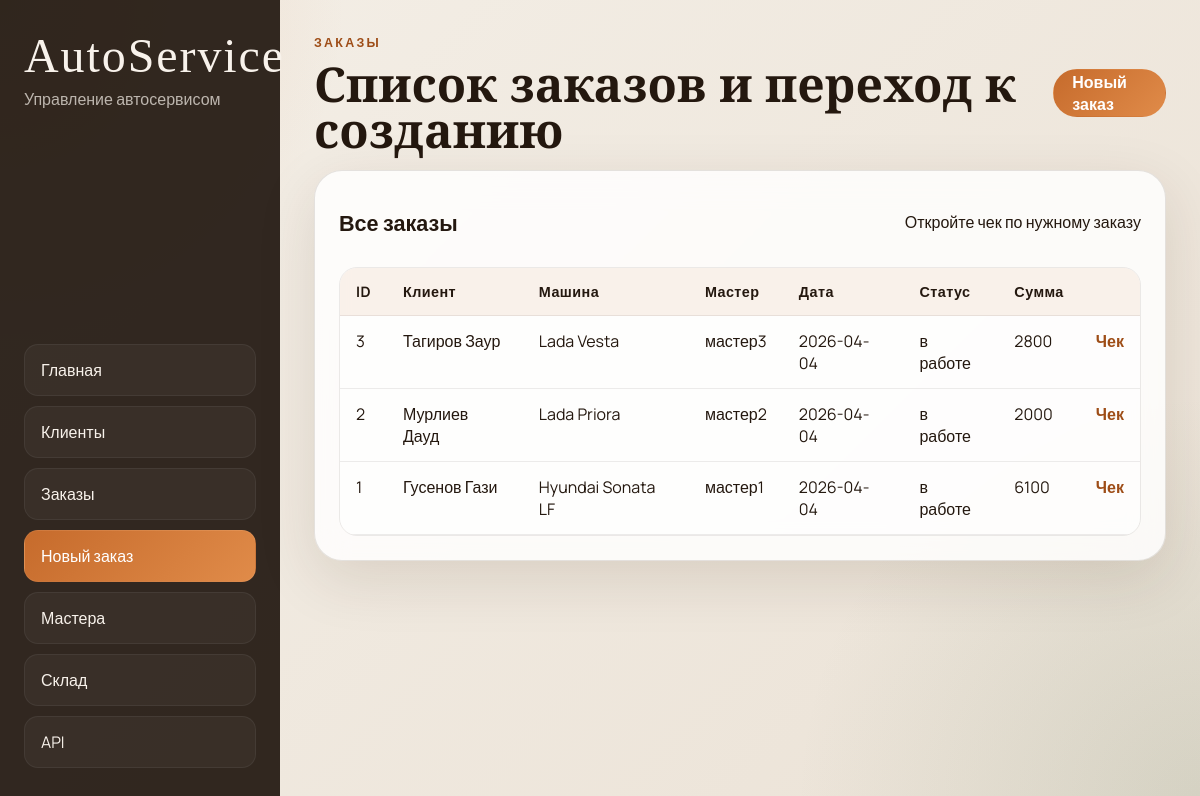
The page /orders on the database as committed earlier.
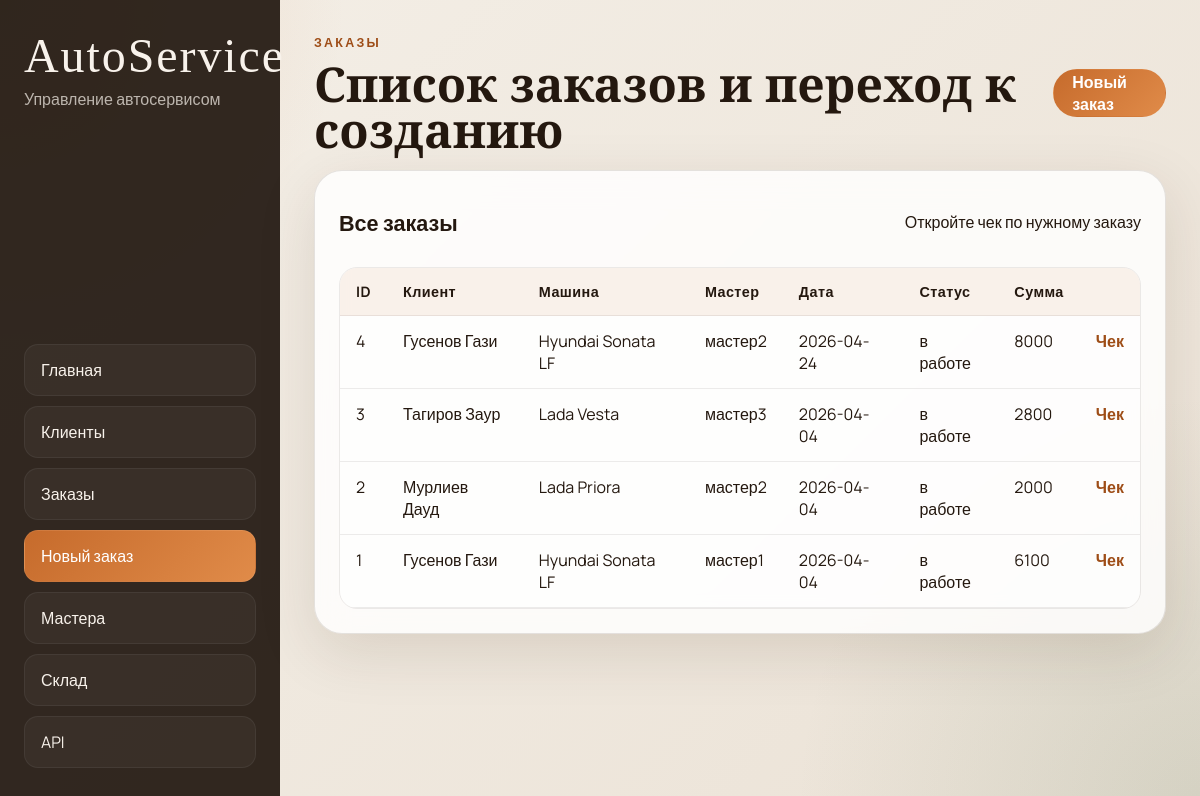
The same page on the database as committed later.
### tables this page shows
CREATE TABLE masters (
	master_id INTEGER PRIMARY KEY AUTOINCREMENT,
	master_name TEXT NOT NULL,
	phone_number varchar(11) NOT NULL UNIQUE,
	email TEXT UNIQUE,
	hire_date date DEFAULT CURRENT_DATE
	CONSTRAINT email_check CHECK(email like '%@%.%')
);

CREATE TABLE clients (
	client_id INTEGER PRIMARY KEY AUTOINCREMENT,
	full_name TEXT NOT NULL,
	phone_number VARCHAR(11) NOT NULL UNIQUE,
	email TEXT UNIQUE
	CONSTRAINT email_check CHECK(email like '%@%.%')
);

CREATE TABLE cars (
	car_id INTEGER PRIMARY KEY AUTOINCREMENT,
	client_id INTEGER,
	car_model TEXT NOT NULL,
	year INTEGER NOT NULL,
	vin VARCHAR(17) NOT NULL UNIQUE,
	FOREIGN KEY (client_id) REFERENCES clients(client_id) ON DELETE CASCADE
);

CREATE TABLE orders (
    order_id INTEGER PRIMARY KEY AUTOINCREMENT,
    car_id INTEGER,
    order_date TEXT DEFAULT (date('now')),
    status TEXT DEFAULT 'в работе',
    total_cost INTEGER DEFAULT 0,
	master_id INTEGER,
    FOREIGN KEY (car_id) REFERENCES cars(car_id),
	FOREIGN KEY (master_id) REFERENCES masters(master_id)
);

### autoservice/ui.py (the view)
@ui.route('/orders')
def orders_page():
    tables = get_tables()
    orders = db.session.execute(
        select(
            tables['orders'].c.order_id,
            tables['orders'].c.order_date,
            tables['orders'].c.status,
            tables['orders'].c.total_cost,
            tables['cars'].c.car_model,
            tables['clients'].c.full_name,
            tables['masters'].c.master_name,
        )
        .select_from(
            tables['orders']
            .join(tables['cars'], tables['orders'].c.car_id == tables['cars'].c.car_id)
            .join(tables['clients'], tables['cars'].c.client_id == tables['clients'].c.client_id)
            .outerjoin(tables['masters'], tables['orders'].c.master_id == tables['masters'].c.master_id)
        )
        .order_by(desc(tables['orders'].c.order_id))
    ).mappings().all()
    return render_template('orders.html', orders=orders)

### autoservice/ui.py (called while the page is built)
def get_tables():
    return current_app.extensions['autoservice_tables']

### templates/orders.html (shortened to what this page needs)
{% extends 'base.html' %}
{% block content %}
<section class="page-head">
  <div>
    <p class="eyebrow">Заказы</p>
    <h1>Список заказов и переход к созданию</h1>
  </div>
  <a class="button button-primary" href="{{ url_for('ui.new_order_page') }}">Новый заказ</a>
</section>
<section class="panel">
  <div class="panel-header">
    <h2>Все заказы</h2>
    <p>Откройте чек по нужному заказу</p>
  </div>
  <div class="table-wrap">
    <table>
      <thead>
        <tr>
          <th>ID</th>
          <th>Клиент</th>
          <th>Машина</th>
          <th>Мастер</th>
          <th>Дата</th>
          <th>Статус</th>
          <th>Сумма</th>
          <th></th>
        </tr>
      </thead>
      <tbody>
        {% for order in orders %}
        <tr>
          <td>{{ order.order_id }}</td>
          <td>{{ order.full_name }}</td>
          <td>{{ order.car_model }}</td>
          <td>{{ order.master_name or 'Не назначен' }}</td>
          <td>{{ order.order_date }}</td>
          <td>{{ order.status }}</td>
          <td>{{ order.total_cost }}</td>
          <td><a class="inline-link" href="{{ url_for('ui.receipt_page', order_id=order.order_id) }}">Чек</a></td>
        </tr>
        {% else %}
        <tr><td colspan="8" class="empty">Заказов пока нет</td></tr>
        {% endfor %}
      </tbody>
    </table>
  </div>
</section>
{% endblock %}

Rows that differ between the two databases and show on the page:
added orders: order_date "2026-04-24", status "в работе", total_cost "8000"
Other text that changed with them:
new list line: "4 Чек"
new list line: "Гусенов Гази"
new list line: "Hyundai Sonata LF"
new list line: "мастер2"
